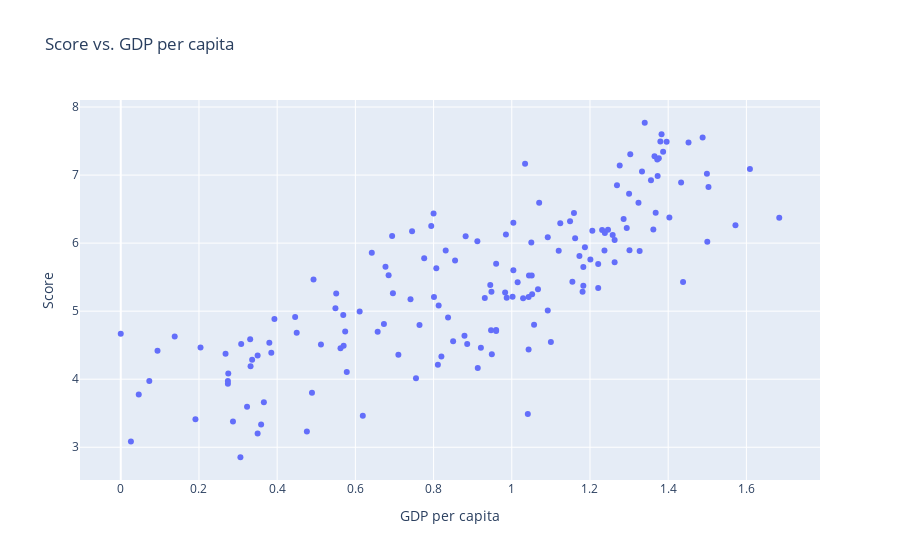
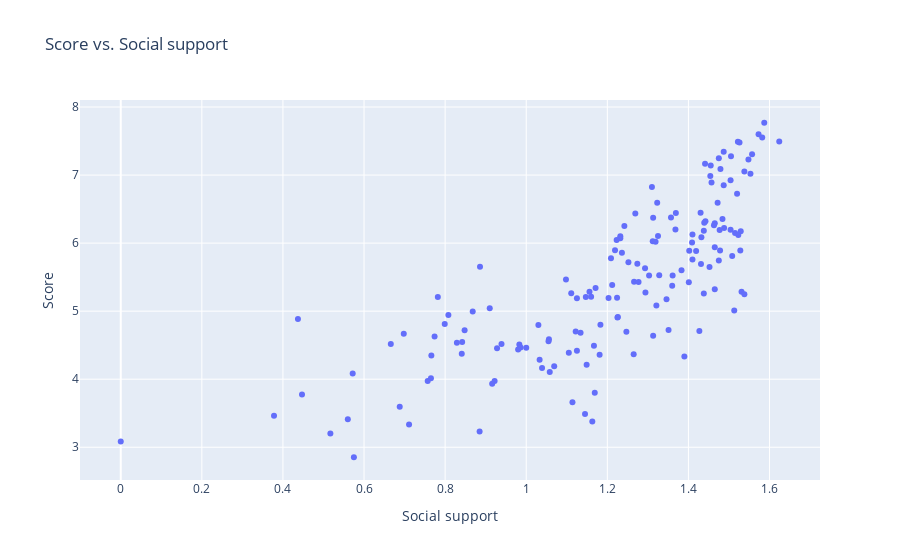
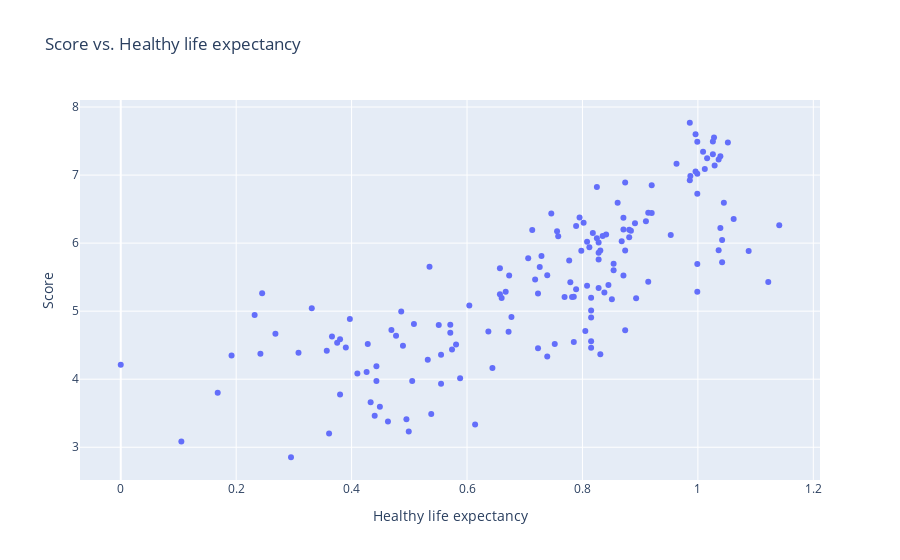
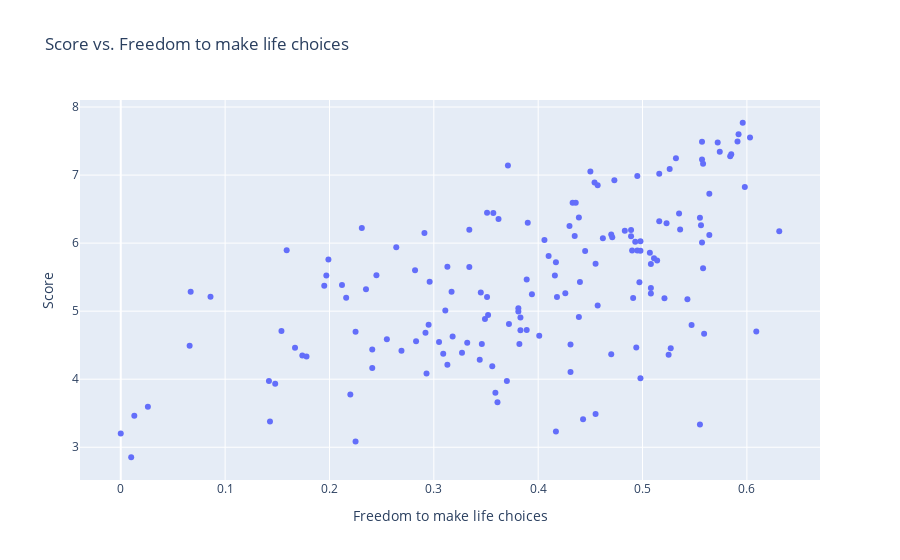

Notebook code cell kept with these figures, in order:
### Code cell
# calculate the correlations and plot the relationship between the Score column and each column in the list
for column in columns:
	print("Score vs.", column)

	corr = df["Score"].corr(df[column])
	print("Correlation: ", corr)

	fig = px.scatter(data_frame= df, x= column, y= "Score", title= f"Score vs. {column}")
	fig.show()

### Figure 1 — Plotly figure (JSON) as saved in the notebook; plotly's stock layout.template omitted (floating-point values rounded to 4 significant figures; data arrays with more than 128 entries replaced by an {"elided": "..."} marker saying what was removed)
{"data": [{"hovertemplate": "GDP per capita=%{x}<br>Score=%{y}<extra></extra>", "legendgroup": "", "marker": {"color": "#636efa", "symbol": "circle"}, "mode": "markers", "name": "", "orientation": "v", "showlegend": false, "type": "scatter", "x": {"elided": "156 float values"}, "xaxis": "x", "y": {"elided": "156 float values"}, "yaxis": "y"}], "layout": {"legend": {"tracegroupgap": 0}, "title": {"text": "Score vs. GDP per capita"}, "xaxis": {"anchor": "y", "domain": [0, 1], "title": {"text": "GDP per capita"}}, "yaxis": {"anchor": "x", "domain": [0, 1], "title": {"text": "Score"}}}}

### Figure 2 — Plotly figure (JSON) as saved in the notebook; plotly's stock layout.template omitted (floating-point values rounded to 4 significant figures; data arrays with more than 128 entries replaced by an {"elided": "..."} marker saying what was removed)
{"data": [{"hovertemplate": "Social support=%{x}<br>Score=%{y}<extra></extra>", "legendgroup": "", "marker": {"color": "#636efa", "symbol": "circle"}, "mode": "markers", "name": "", "orientation": "v", "showlegend": false, "type": "scatter", "x": {"elided": "156 float values"}, "xaxis": "x", "y": {"elided": "156 float values"}, "yaxis": "y"}], "layout": {"legend": {"tracegroupgap": 0}, "title": {"text": "Score vs. Social support"}, "xaxis": {"anchor": "y", "domain": [0, 1], "title": {"text": "Social support"}}, "yaxis": {"anchor": "x", "domain": [0, 1], "title": {"text": "Score"}}}}

### Figure 3 — Plotly figure (JSON) as saved in the notebook; plotly's stock layout.template omitted (floating-point values rounded to 4 significant figures; data arrays with more than 128 entries replaced by an {"elided": "..."} marker saying what was removed)
{"data": [{"hovertemplate": "Healthy life expectancy=%{x}<br>Score=%{y}<extra></extra>", "legendgroup": "", "marker": {"color": "#636efa", "symbol": "circle"}, "mode": "markers", "name": "", "orientation": "v", "showlegend": false, "type": "scatter", "x": {"elided": "156 float values"}, "xaxis": "x", "y": {"elided": "156 float values"}, "yaxis": "y"}], "layout": {"legend": {"tracegroupgap": 0}, "title": {"text": "Score vs. Healthy life expectancy"}, "xaxis": {"anchor": "y", "domain": [0, 1], "title": {"text": "Healthy life expectancy"}}, "yaxis": {"anchor": "x", "domain": [0, 1], "title": {"text": "Score"}}}}

### Figure 4 — Plotly figure (JSON) as saved in the notebook; plotly's stock layout.template omitted (floating-point values rounded to 4 significant figures; data arrays with more than 128 entries replaced by an {"elided": "..."} marker saying what was removed)
{"data": [{"hovertemplate": "Freedom to make life choices=%{x}<br>Score=%{y}<extra></extra>", "legendgroup": "", "marker": {"color": "#636efa", "symbol": "circle"}, "mode": "markers", "name": "", "orientation": "v", "showlegend": false, "type": "scatter", "x": {"elided": "156 float values"}, "xaxis": "x", "y": {"elided": "156 float values"}, "yaxis": "y"}], "layout": {"legend": {"tracegroupgap": 0}, "title": {"text": "Score vs. Freedom to make life choices"}, "xaxis": {"anchor": "y", "domain": [0, 1], "title": {"text": "Freedom to make life choices"}}, "yaxis": {"anchor": "x", "domain": [0, 1], "title": {"text": "Score"}}}}
